Frame 1 (no input): blank canvas, image omitted
Frame 60 (no input): blank canvas, image omitted
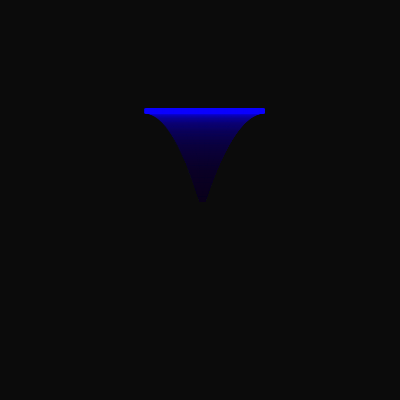
Frame 120 (the mouse pressed at the canvas centre since frame 60)

The p5.js sketch whose frames 1 and 60 were blank and that drew this single picture after the mouse press (run headless with seeded random() and noise() and a simulated clock; from frame 60 on, the mouse is pressed at the canvas centre):

// p5.js sketch
// ── sketch.js
let firework

function setup() {
  createCanvas(400, 400);
  //p=new Particle(200,200)
  
}

function draw() {
  background(0, 10);
  if(firework){
    firework.update(); 
  }
}

function mousePressed(){
  firework=new Firework(mouseX, mouseY)
}

class Firework{
  constructor(x,y){
    this.p=[]
    this.numParticles=300
    for(let i=0; i<this.numParticles; i++){
      this.p.push(new Particle(x,y))
    }
  }
  
  update(){
    this.p.forEach(function(thingy){
      thingy.update()
      thingy.show()
    })

   
  }
}


class Particle{
  constructor(x,y){
    this.x=x
    this.y=y
    this.a=random(TWO_PI)
    this.speed=random(0.5,1)
    this.fall=-3
    this.gravity=0.05
    this.moveX=cos(this.a)*this.speed
    this.moveY=sin(this.a)*this.speed
    
  }
  
  update(){
    this.x+=this.moveX
  // this.y+=this.moveY
    this.y+=this.fall
    this.fall+=this.gravity
  }
  
  show(){
    fill(10,0,255)
    noStroke()
    square(this.x, this.y, 5)
  }
}
